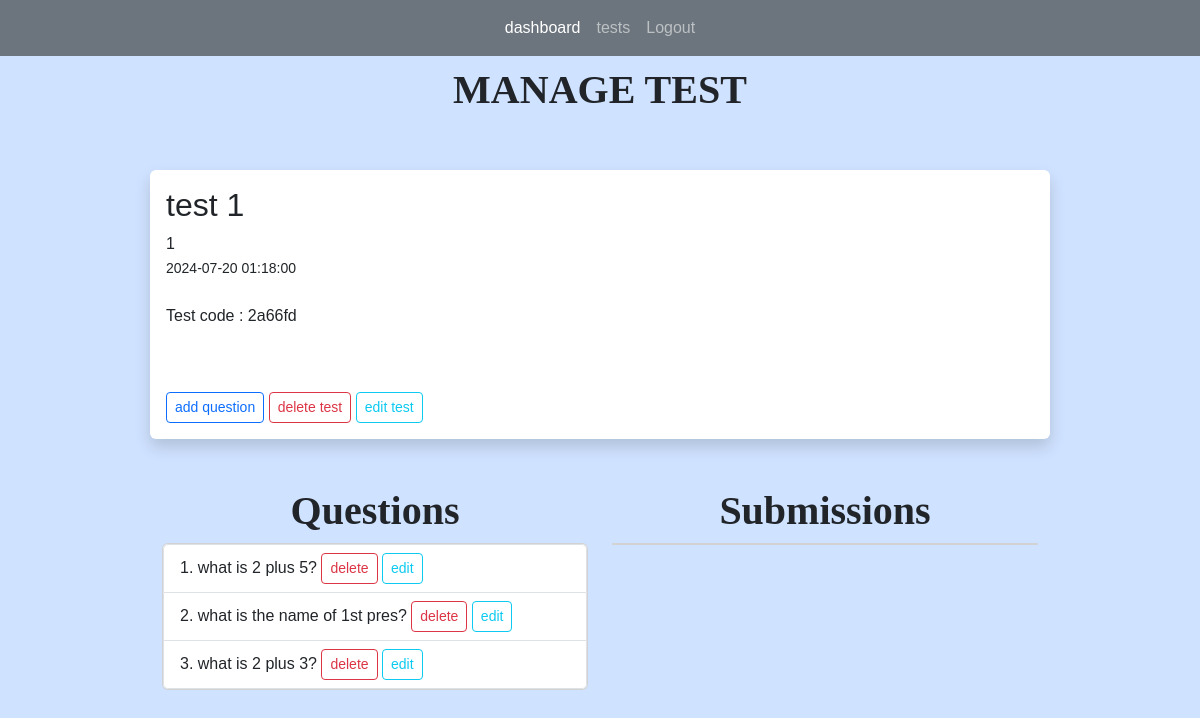
Before: /tests/1 (signed in) with the older database file.
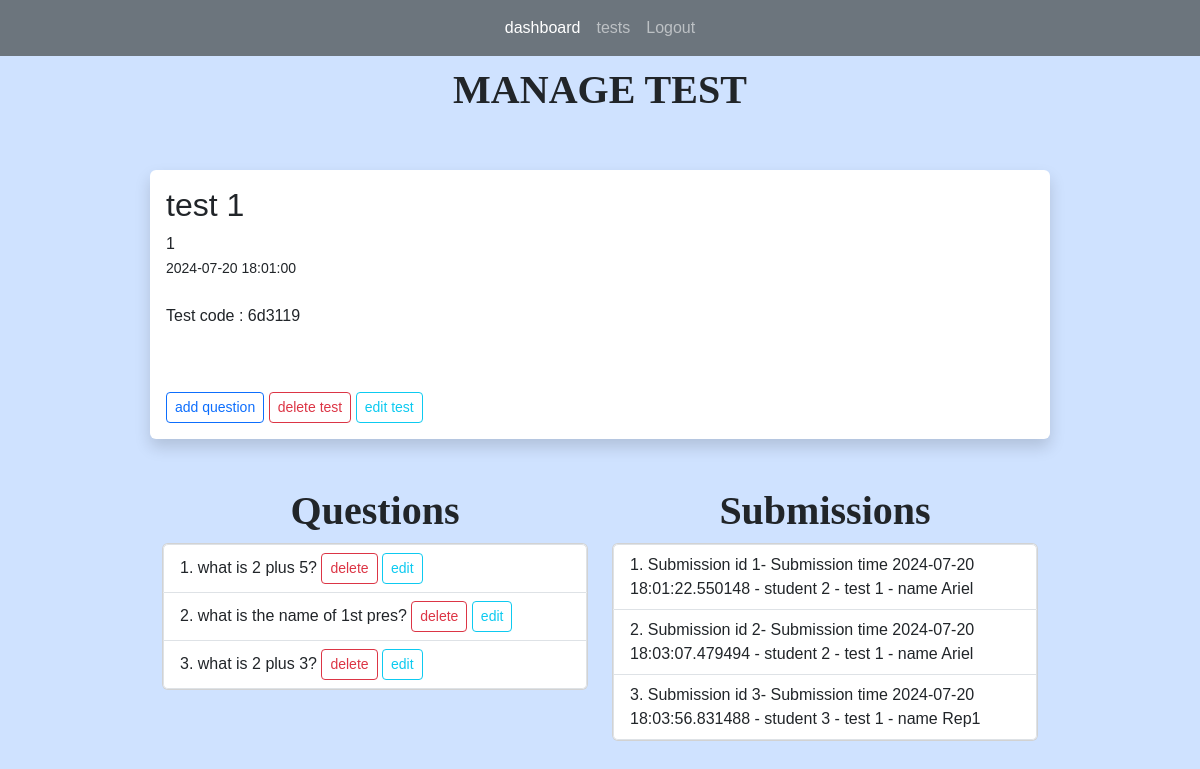
After: the same page with the newer database file.
### app.py (models this page shows)
class Tests(db.Model):
    test_id = db.Column(db.Integer, primary_key=True)
    title = db.Column(db.String(255))
    start_date = db.Column(db.DateTime, default=datetime.utcnow)
    end_date = db.Column(db.DateTime, default=datetime.utcnow)
    teacher_id = db.Column(db.Integer, db.ForeignKey('users.id'))
    teacher = db.relationship('Users', backref=db.backref('tests', lazy=True))
    questions = db.relationship("Questions", backref="question_list")
    code = db.Column(db.String(6), unique=True)  # column to store the unique code
    students = db.relationship('Users', secondary='test_students', backref=db.backref('tests_registered', lazy=True))
    submissions = db.relationship('Submission', backref='test_submissions', lazy=True)

class Questions(db.Model):
    question_id = db.Column(db.Integer, primary_key=True)
    question_text = db.Column(db.String(255), nullable=False)
    question_type = db.Column(db.String(255), nullable=False)
    points = db.Column(db.Integer, nullable=False)
    option1 = db.Column(db.String(255))
    option2 = db.Column(db.String(255))
    option3 = db.Column(db.String(255))
    option4 = db.Column(db.String(255))
    correct_opt = db.Column(db.Integer)
    correct_ans = db.Column(db.String(255))
    test_id = db.Column(db.Integer, db.ForeignKey('tests.test_id'))
    test = db.relationship('Tests', backref=db.backref('question_test', lazy=True))
    answer = db.relationship("Answers", uselist=False)

class Submission(db.Model):
    submission_id = db.Column(db.Integer, primary_key=True)
    student_id = db.Column(db.Integer, db.ForeignKey('users.id'))
    test_id = db.Column(db.Integer, db.ForeignKey('tests.test_id'))
    submitted_at = db.Column(db.DateTime, default=datetime.now)
    student = db.relationship('Users', backref=db.backref('submitter', lazy=True))
    test = db.relationship('Tests', backref=db.backref('submission_test', lazy=True))
    answers = db.relationship('Answers', backref=db.backref('answered_questions', lazy=True), lazy=True)

class Users(db.Model, UserMixin):
    id = db.Column(db.Integer, primary_key = True)
    name = db.Column(db.String(200), nullable=False)
    email = db.Column(db.String(120), nullable=False, unique =True)
    password = db.Column(db.String(128), nullable=False)
    role = db.Column(db.String(80), nullable=False)
    submissions = db.relationship('Submission', backref='submitted_tests', lazy=True)

### app.py (the view)
@app.route('/tests/<int:id>', methods=['GET', 'POST'])
@login_required(role="teacher")
def test(id):
    test = Tests.query.get_or_404(id)
    questions = Questions.query.filter_by(test_id = id)
    return render_template('manage_test.html', test=test, questions=questions)

### app.py (called while the page is built)
@login_manager.user_loader
def load_user(user_id):
    return Users.query.get(int(user_id))

def login_required(role="ANY"):
    def wrapper(fn):
        @wraps(fn)
        def decorated_view(*args, **kwargs):
            if not current_user.is_authenticated:
               return login_manager.unauthorized()
            if ( (current_user.role != role) and (role != "ANY")):
                return login_manager.unauthorized()
            return fn(*args, **kwargs)
        return decorated_view
    return wrapper

### templates/manage_test.html (shortened to what this page needs)
{% extends 'index.html' %}
{% block content %}
<h1>MANAGE TEST</h1>
<br>
<br/>
<div class="shadow p-3 mb-5 bg-body rounded">
	<h2>{{ test.title }}</h2>
    {{ test.teacher_id }}<br/>
	<small>{{ test.start_date }}</small> <br/><br/>
	<p>
		Test code : {{ test.code }}
	</p>
	<br/><br/>
	<a href="{{ url_for('add_question', id=test.test_id)}}" class="btn btn-outline-primary btn-sm">add question</a>
	<a href="{{ url_for('delete_test', id=test.test_id)}}" class="btn btn-outline-danger btn-sm">delete test</a>
	<a href="{{ url_for('edit_test', id=test.test_id)}}" class="btn btn-outline-info btn-sm">edit test</a>
	<br/>
</div>
<div class="container text-center">
	<div class="row">
	  <div class="col">
		<h1>Questions</h1>
	  </div>
	  <div class="col">
		<h1>Submissions</h1>
	  </div>
	</div>
	<div class="row">
	  <div class="col">
		<div class="card">
			<ul class="list-group list-group-numbered">
				{% for question in questions %}
				<li style="text-align: left;" class="list-group-item justify-content-between ">
					{{ question.question_text }}
					<a class="btn btn-outline-danger btn-sm" href="{{ url_for('delete_question', id=test.test_id, question_id = question.question_id)}}">delete</a>
					<a class="btn btn-outline-info btn-sm" href="{{ url_for('edit_question', id=test.test_id, question_id = question.question_id)}}">edit</a>
				</li>
				{% endfor %}
			</ul>
		</div>
	  </div>
	  <div class="col">
		<div class="card">
			<ul class="list-group list-group-numbered">
				{% for submission in test.submissions %}
				<li style="text-align: left;" class="list-group-item justify-content-between ">
					Submission id {{ submission.submission_id }}-
					Submission time {{ submission.submitted_at }} -
					student {{ submission.student_id }} -
					test {{ submission.test_id }} -
					name {{ submission.student.name }}
				</li>
				{% endfor %}
			</ul>
		</div>
	  </div>
	</div>
  </div>
{% endblock %}

### templates/index.html (shortened to what this page needs)
<!DOCTYPE html>
<html lang="en">
<head>
    <link href="https://cdn.jsdelivr.net/npm/bootstrap@5.3.3/dist/css/bootstrap.min.css"
    rel="stylesheet"
>
    <link rel="stylesheet" href="{{url_for('static', filename='main.css') }}">
</head>
<body class= "bg-primary-subtle" >
    {% if current_user.is_authenticated and current_user.role == "teacher" %}
        {% include 'teacher_navbar.html' %}
    {% endif %}
    <div style="margin-top: 10px;margin-bottom: 10px;margin-right: 150px;margin-left: 150px;">
        {% block content %}
        {% endblock %}
    </div>
</body>
</html>

### templates/teacher_navbar.html (shortened to what this page needs)
    <nav class="navbar navbar-expand-lg navbar-dark bg-secondary">
        <div class="collapse navbar-collapse" id="navbarNavAltMarkup">
            <div class="navbar-nav mx-auto">
            <a class="nav-link active" aria-current="page" href="{{ url_for('teacher_dashboard') }}">dashboard</a>
            <a class="nav-link" href="{{ url_for('tests') }}">tests</a>
            <a class="nav-link" href="{{ url_for('logout') }}">Logout</a>
            </div>
        </div>
    </nav>

### static/main.css (style rules this page uses)
body { font-family: Arial, sans-serif; margin: 0; padding: 0; }
nav a { color: #fff; text-decoration: none; }
H1 { font-family: Copperplate; font-weight: bold; font-size: 40px; text-align: center; }

Changed rows visible on the page:
changed Tests "test 1": start_date "2024-07-20 01:18:00" → "2024-07-20 18:01:00"; code "2a66fd" → "6d3119"
added Submission: submission_id "1", submitted_at "2024-07-20 18:01:22.550148", student_id "2", test_id "1", student.name "Ariel"
added Submission: submission_id "2", submitted_at "2024-07-20 18:03:07.479494", student_id "2", test_id "1", student.name "Ariel"
added Submission: submission_id "3", submitted_at "2024-07-20 18:03:56.831488", student_id "3", test_id "1", student.name "Rep1"
